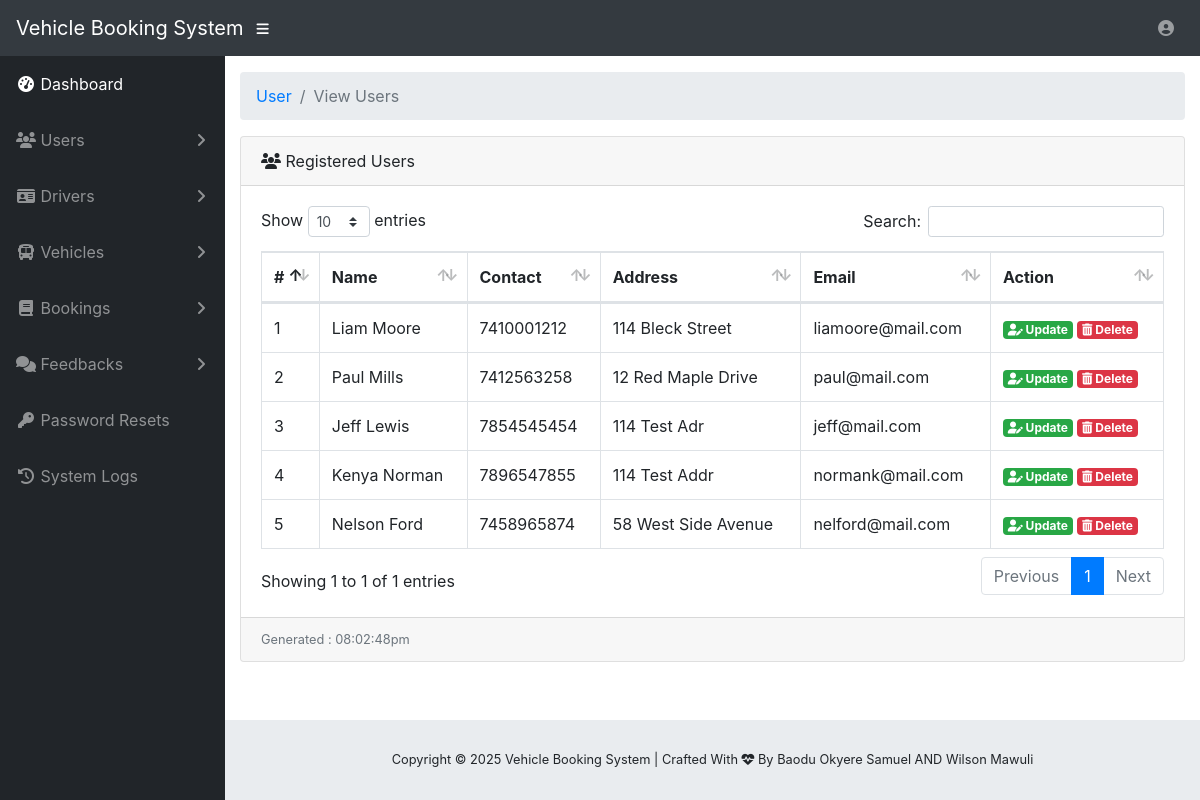
Page /admin-manage-user.php (signed in) on the committed database.
### tables this page shows
CREATE TABLE IF NOT EXISTS `tms_user` (
  `u_id` int(20) NOT NULL,
  `u_fname` varchar(200) NOT NULL,
  `u_lname` varchar(200) NOT NULL,
  `u_phone` varchar(200) NOT NULL,
  `u_addr` varchar(200) NOT NULL,
  `u_category` varchar(200) NOT NULL,
  `u_email` varchar(200) NOT NULL,
  `u_pwd` varchar(20) NOT NULL,
  `u_car_type` varchar(200) NOT NULL,
  `u_car_regno` varchar(200) NOT NULL,
  `u_car_bookdate` varchar(200) NOT NULL,
  `u_car_book_status` varchar(200) NOT NULL
);

### admin-manage-user.php (the view, shortened to what this page needs)
<?php
  include('vendor/inc/config.php');
?>
<!DOCTYPE html>
<html lang="en">
<?php include('vendor/inc/head.php');?>
<body id="page-top">
 <?php include("vendor/inc/nav.php");?>
  <div id="wrapper">
    <?php include('vendor/inc/sidebar.php');?>
    <div id="content-wrapper">
      <div class="container-fluid">
        <ol class="breadcrumb">
          <li class="breadcrumb-item">
            <a href="#">User</a>
          </li>
          <li class="breadcrumb-item active">View Users</li>
        </ol>
        <div class="card mb-3">
          <div class="card-header">
            <i class="fas fa-users"></i>
            Registered Users</div>
          <div class="card-body">
            <div class="table-responsive">
              <table class="table table-bordered" id="dataTable" width="100%" cellspacing="0">
                <thead>
                  <tr>
                    <th>#</th>
                    <th>Name</th>
                    <th>Contact</th>
                    <th>Address</th>
                    <th>Email</th>
                    <th>Action</th>
                  </tr>
                </thead>
                <?php
                    $ret="SELECT * FROM tms_user WHERE u_category = 'User' ORDER BY RAND() LIMIT 1000 ";
                    $stmt= $mysqli->prepare($ret) ;
                    $stmt->execute() ;
                    $res=$stmt->get_result();
                    $cnt=1;
                    while($row=$res->fetch_object())
                {
                ?>
                <tbody>
                  <tr>
                    <td><?php echo $cnt;?></td>
                    <td><?php echo $row->u_fname;?> <?php echo $row->u_lname;?></td>
                    <td><?php echo $row->u_phone;?></td>
                    <td><?php echo $row->u_addr;?></td>
                    <td><?php echo $row->u_email;?></td>
                    <td>
                      <a href="admin-manage-single-usr.php?u_id=<?php echo $row->u_id;?>" class="badge badge-success"><i class="fa fa-user-edit"></i> Update</a>
                      <a href="admin-manage-user.php?del=<?php echo $row->u_id;?>" class="badge badge-danger"><i class="fa fa-trash"></i> Delete</a>
                    </td>
                  </tr>
                </tbody>
                <?php $cnt = $cnt+1; }?>
              </table>
            </div>
          </div>
          <div class="card-footer small text-muted">
          <?php
              echo "Generated : " . date("h:i:sa");
            ?>
          </div>
        </div>
      </div>
      <?php include("vendor/inc/footer.php");?>
    </div>
  </div>
</body>
</html>

### rows in the picture
tms_user: u_fname "Liam", u_lname "Moore", u_phone "7410001212", u_addr "114 Bleck Street", u_email "liamoore@mail.com"
tms_user: u_fname "Paul", u_lname "Mills", u_phone "7412563258", u_addr "12 Red Maple Drive", u_email "paul@mail.com"
tms_user: u_fname "Jeff", u_lname "Lewis", u_phone "7854545454", u_addr "114 Test Adr", u_email "jeff@mail.com"
tms_user: u_fname "Kenya", u_lname "Norman", u_phone "7896547855", u_addr "114 Test Addr", u_email "normank@mail.com"
tms_user: u_fname "Nelson", u_lname "Ford", u_phone "7458965874", u_addr "58 West Side Avenue", u_email "nelford@mail.com"
